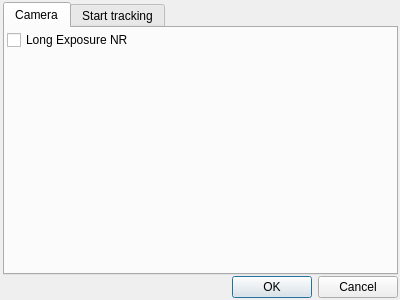
<?xml version="1.0" encoding="UTF-8"?>
<ui version="4.0">
 <class>SettingsDialog</class>
 <widget class="QDialog" name="SettingsDialog">
  <property name="geometry">
   <rect>
    <x>0</x>
    <y>0</y>
    <width>400</width>
    <height>300</height>
   </rect>
  </property>
  <property name="windowTitle">
   <string>Settings</string>
  </property>
  <property name="styleSheet">
   <string notr="true">font: 10pt &quot;Ubuntu&quot;;</string>
  </property>
  <layout class="QGridLayout" name="gridLayout_2">
   <property name="leftMargin">
    <number>2</number>
   </property>
   <property name="topMargin">
    <number>2</number>
   </property>
   <property name="rightMargin">
    <number>2</number>
   </property>
   <property name="bottomMargin">
    <number>2</number>
   </property>
   <property name="spacing">
    <number>1</number>
   </property>
   <item row="0" column="1">
    <widget class="QTabWidget" name="tabWidget">
     <property name="currentIndex">
      <number>0</number>
     </property>
     <widget class="QWidget" name="tab">
      <attribute name="title">
       <string>Camera</string>
      </attribute>
      <layout class="QGridLayout" name="gridLayout">
       <property name="leftMargin">
        <number>2</number>
       </property>
       <property name="topMargin">
        <number>2</number>
       </property>
       <property name="rightMargin">
        <number>2</number>
       </property>
       <property name="bottomMargin">
        <number>2</number>
       </property>
       <property name="spacing">
        <number>1</number>
       </property>
       <item row="0" column="0">
        <widget class="QCheckBox" name="lenrCheckbox">
         <property name="toolTip">
          <string>Long exposure noise reduction is enabled on camera?</string>
         </property>
         <property name="text">
          <string>Long Exposure NR</string>
         </property>
        </widget>
       </item>
       <item row="1" column="0">
        <spacer name="verticalSpacer">
         <property name="orientation">
          <enum>Qt::Vertical</enum>
         </property>
         <property name="sizeHint" stdset="0">
          <size>
           <width>20</width>
           <height>40</height>
          </size>
         </property>
        </spacer>
       </item>
      </layout>
     </widget>
     <widget class="QWidget" name="tab_2">
      <attribute name="title">
       <string>Start tracking</string>
      </attribute>
      <layout class="QGridLayout" name="gridLayout_3">
       <property name="leftMargin">
        <number>2</number>
       </property>
       <property name="topMargin">
        <number>2</number>
       </property>
       <property name="rightMargin">
        <number>2</number>
       </property>
       <property name="bottomMargin">
        <number>2</number>
       </property>
       <property name="spacing">
        <number>1</number>
       </property>
       <item row="0" column="0">
        <layout class="QFormLayout" name="formLayout">
         <property name="horizontalSpacing">
          <number>1</number>
         </property>
         <property name="verticalSpacing">
          <number>1</number>
         </property>
         <item row="0" column="0">
          <widget class="QLabel" name="label">
           <property name="text">
            <string>Marker modus:</string>
           </property>
          </widget>
         </item>
         <item row="0" column="1">
          <widget class="QComboBox" name="starTrackMarkerModus">
           <item>
            <property name="text">
             <string>Rubberband</string>
            </property>
           </item>
           <item>
            <property name="text">
             <string>Fixed bounding rect</string>
            </property>
           </item>
          </widget>
         </item>
         <item row="1" column="0">
          <widget class="QLabel" name="label_2">
           <property name="text">
            <string>Fixed bounding rect size (pixel):</string>
           </property>
          </widget>
         </item>
         <item row="1" column="1">
          <widget class="QSpinBox" name="starTrackFixedBoundingRectSize">
           <property name="maximum">
            <number>100</number>
           </property>
           <property name="value">
            <number>10</number>
           </property>
          </widget>
         </item>
        </layout>
       </item>
      </layout>
     </widget>
    </widget>
   </item>
   <item row="1" column="0" colspan="2">
    <widget class="QDialogButtonBox" name="buttonBox">
     <property name="orientation">
      <enum>Qt::Horizontal</enum>
     </property>
     <property name="standardButtons">
      <set>QDialogButtonBox::Cancel|QDialogButtonBox::Ok</set>
     </property>
    </widget>
   </item>
  </layout>
 </widget>
 <resources/>
 <connections>
  <connection>
   <sender>buttonBox</sender>
   <signal>accepted()</signal>
   <receiver>SettingsDialog</receiver>
   <slot>accept()</slot>
   <hints>
    <hint type="sourcelabel">
     <x>248</x>
     <y>254</y>
    </hint>
    <hint type="destinationlabel">
     <x>157</x>
     <y>274</y>
    </hint>
   </hints>
  </connection>
  <connection>
   <sender>buttonBox</sender>
   <signal>rejected()</signal>
   <receiver>SettingsDialog</receiver>
   <slot>reject()</slot>
   <hints>
    <hint type="sourcelabel">
     <x>316</x>
     <y>260</y>
    </hint>
    <hint type="destinationlabel">
     <x>286</x>
     <y>274</y>
    </hint>
   </hints>
  </connection>
 </connections>
</ui>
